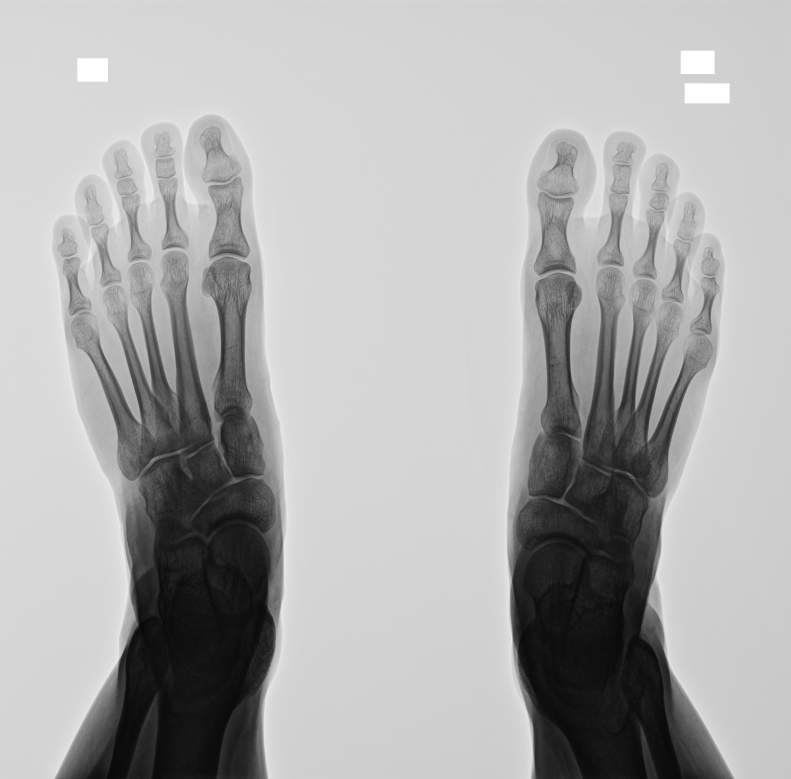
#> input picture segment-anything/src/images/part1.png, 2373 x 2336 px, found by its file name (shown at 1/3 size); its folder holds only this picture in this run
$ python test.py
#> lines starting #> are read from the running program, lines starting #| are printed output that depends on the picture; after the words box and inside, x2 and y2 are one past the last pixel; in counts of white or black regions, pixels touching at a corner belong together
### segment-anything/study/Preprocessing/preprocessing.py
import cv2
import os
import numpy as np


# 四角形角度を検出
def angle_between(p1, p2, p3):
    a = np.array(p1)
    b = np.array(p2)
    c = np.array(p3)
    ba = a - b
    bc = c - b
    cosine_angle = np.dot(ba, bc) / (np.linalg.norm(ba) * np.linalg.norm(bc))
    angle = np.arccos(cosine_angle)
    return np.degrees(angle)


# 四角形を画像から除去
def remove_squares(image):
    contours, _ = cv2.findContours(image, cv2.RETR_EXTERNAL, cv2.CHAIN_APPROX_SIMPLE)
    squares = []
    for cnt in contours:
        epsilon = 0.02 * cv2.arcLength(cnt, True)
        approx = cv2.approxPolyDP(cnt, epsilon, True)
        if len(approx) == 4:
            # 角度が90度に近いものを判断してそれを除去する
            angles = []
            for i in range(4):
                angle = angle_between(
                    approx[i % 4][0], approx[(i + 1) % 4][0], approx[(i + 2) % 4][0]
                )
                angles.append(angle)
            if all(85 <= angle <= 95 for angle in angles):
                squares.append(cnt)

    mask = np.zeros(image.shape, dtype=np.uint8)
    cv2.drawContours(mask, squares, -1, (255, 255, 255), -1)
    return cv2.inpaint(image, mask, 3, cv2.INPAINT_TELEA)


# 画像の直線を除去
def remove_long_lines(image, min_line_length, max_line_gap):
    lines = cv2.HoughLinesP(
        image,
        1,
        np.pi / 180,
        100,
        minLineLength=min_line_length,
        maxLineGap=max_line_gap,
    )

    if lines is not None:
        for line in lines:
            x1, y1, x2, y2 = line[0]
            cv2.line(image, (x1, y1), (x2, y2), (0, 0, 0), 2)
    return image


# エッジ画像の前処理
class PreprocessingCanny:
    def __init__(self, type, image, threshold1, threshold2):
        self.image = image
        self.threshold1 = threshold1
        self.threshold2 = threshold2
        self.type = type

    def process_image(self):
        smoothed_image = cv2.GaussianBlur(self.image, (3, 3), 0)

        edges = cv2.Canny(smoothed_image, self.threshold1, self.threshold2)
        dilate_kernel = np.ones((9, 9), np.uint8)

        if self.type == "HV":
            # HV
            dilated_edges = cv2.dilate(edges, dilate_kernel, iterations=1)

        elif self.type == "M1M5":
            # M1M5
            dilated_edges = cv2.dilate(edges, dilate_kernel, iterations=1)

        final_image = remove_squares(dilated_edges)
        final_image = remove_long_lines(
            final_image, min_line_length=2000, max_line_gap=0
        )
        return final_image


# 二値化画像の前処理
class PreprocessingBinary:
    # [21 lines left out: functions __init__, process_image, not called in this run]


# [59 lines that do not run on import are left out]

### segment-anything/study/detected_lengthA.py
import numpy as np
import os
import cv2
from Preprocessing.preprocessing import PreprocessingCanny


class GetLengthA:
    def __init__(self, image_path):
        self.image_path = image_path

    # 親指の先端(a)を検出する
    def detect_point_a(self, direction):
        image = cv2.imread(self.image_path, cv2.IMREAD_GRAYSCALE)
        preprocessing_canny = PreprocessingCanny(
            type="HV", image=image, threshold1=50, threshold2=180
        )
        self.canny = preprocessing_canny.process_image()
        height, width = self.canny.shape[:2]
        start_x = 0
        start_y = 0
        white_pixel_found = False

        y_range = range(0, height)
        x_range = (
            range(width // 2, width)
            if direction == "right"
            else range(width // 2, 0, -1)
        )

        for y in y_range:
            for x in x_range:
                pixel_color = self.canny[y, x]
                if pixel_color == 255 and not white_pixel_found:
                    start_x = x
                    start_y = y
                    white_pixel_found = True
                    break
            if white_pixel_found:
                break
        return (start_x, start_y)

    # 足の内輪郭線を検出し、親指の付け根の点(b)を検出する
    # [103 lines left out: functions detect_point_b, draw_vertical_line, get_length, not called in this run]


# [42 lines that do not run on import are left out]

### segment-anything/study/test.py
import os
import cv2
import numpy as np
import os
import matplotlib.pyplot as plt
import detected_lengthA


class Test_M1M2:
    # 対象の閾値以下の輝度値の部分を赤くマスクしてその重心を取得
    def make_red_mask(self, image, threshold):
        rgb_image = cv2.cvtColor(image, cv2.COLOR_GRAY2BGR)
        # 輝度値が閾値以下のピクセルを赤色にマスクする
        mask = image < threshold
        rgb_image[mask] = [0, 0, 255]
        num_labels, labels, stats, centroids = cv2.connectedComponentsWithStats(
            mask.astype(np.uint8)
        )

        # 面積が大きい順にラベルをソート
        sorted_labels = np.argsort(stats[1:, cv2.CC_STAT_AREA])[::-1] + 1

        # 上位2つのラベルに対して処理
        for label in sorted_labels[: min(2, len(sorted_labels))]:
            centroid = centroids[label]
            cv2.circle(
                rgb_image, (int(centroid[0]), int(centroid[1])), 10, (255, 0, 0), -1
            )

        # 重心が描画された赤いマスク画像と重心の座標を返す
        return rgb_image, sorted(
            [
                (int(centroids[label][0]), int(centroids[label][1]))
                for label in sorted_labels[: min(2, len(sorted_labels))]
            ],
            key=lambda x: x[0],  # x座標に基づいてソート
        )

    # 指定したy座標から画像を真横に切ってその輝度値を表示
    def make_hist(self, image, file_name, y_coord):
        row = image[y_coord, :]

        # x座標の値を生成（0から画像の幅-1まで）
        x_coords = range(row.shape[0])

        plt.figure(figsize=(12, 4))
        plt.plot(x_coords, row, color="blue")
        plt.title(f"Intensity Profile at y={y_coord}")
        plt.xlabel("x Coordinate")
        plt.ylabel("Pixel Value")
        plt.savefig(f"{file_name}_hist.png")
        plt.close()


if __name__ == "__main__":
    image_dir = "segment-anything/src/images"
    output_dir = "/home/kubota/study_backup1216/segment-anything/assets/test"
    if not os.path.exists(output_dir):
        os.mkdir(output_dir)

    test_M1M2 = Test_M1M2()

    for file_name in os.listdir(image_dir):
        input_image_path = os.path.join(image_dir, file_name)
        output_image_path = os.path.join(output_dir, file_name)

        original_image = cv2.imread(input_image_path, cv2.IMREAD_GRAYSCALE)
#> original_image is the input picture: shape (2336, 2373); min 8, max 255, mean 171.9
        denoised_image = cv2.medianBlur(original_image, 7)

        get_lengthA = detected_lengthA.GetLengthA(image_path=input_image_path)

        # 両足の先端検出
        (start_x_right, start_y_right) = get_lengthA.detect_point_a(direction="right")
#> in process_image, `edges = cv2.Canny(smoothed_image, self.threshold1, self.threshold2)`:
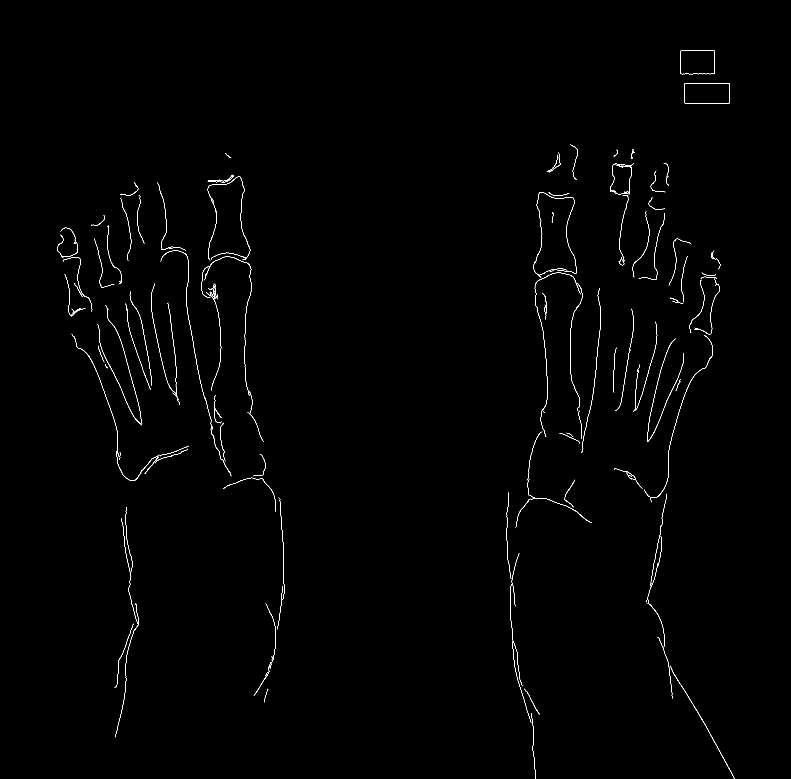
#> edges: shape (2336, 2373) (shown at 1/3 size); 0.43% white in thin lines or dots, all inside (x1, y1, x2, y2) = (171, 151, 2204, 2336)
#> in process_image, `dilated_edges = cv2.dilate(edges, dilate_kernel, iterations=1)`:
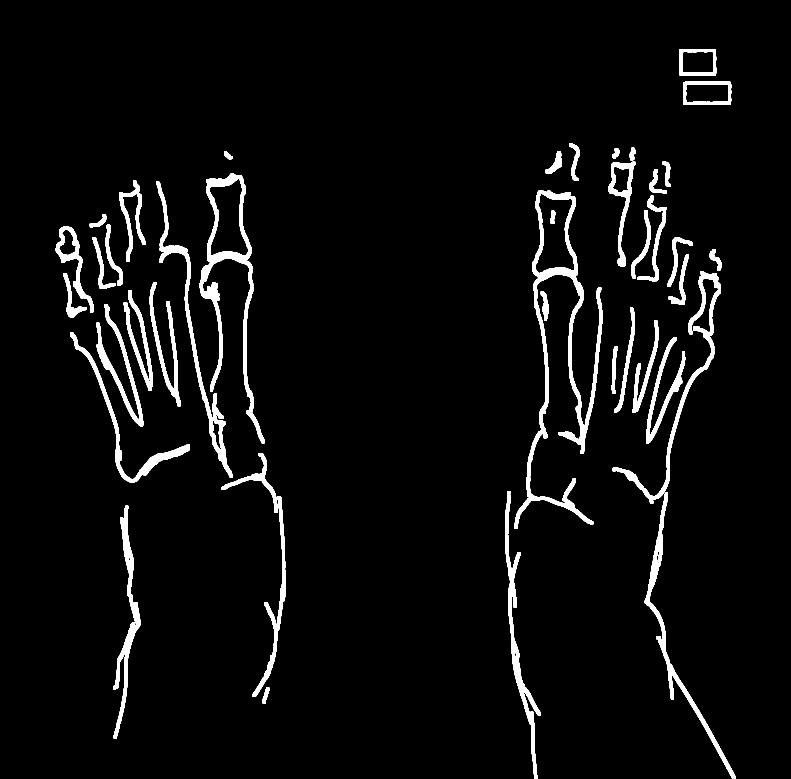
#> dilated_edges: shape (2336, 2373) (shown at 1/3 size); 4.2% white; 43 white regions
#> in remove_squares, `contours, _ = cv2.findContours(image, cv2.RETR_EXTERNAL, cv2.CHAIN_APP..`: contours = 42 contours; largest, box (x1, y1, x2, y2) and area: (1543, 572, 1807, 1587) 49134, (599, 520, 794, 1330) 37867, (468, 543, 698, 1433) 13154, (1838, 813, 2163, 1511) 13006, (1934, 1477, 2208, 2336) 12696
#> the loop in remove_squares, `for cnt in contours:` made 42 passes
#> epsilon on passes 1, 3, 4, 6, 8, 9, 10, 12: 2.45, 29.81, 44.9, 14.06, 26.83, 31.38, 17.83, 31.15
#> after the loop in remove_squares, `for cnt in contours:`: squares = 3 contours; box (x1, y1, x2, y2) and area: (2049, 245, 2194, 315) 9845, (2037, 147, 2149, 227) 8689, (1835, 1039, 1853, 1182) 1246
#> in remove_squares, `return cv2.inpaint(image, mask, 3, cv2.INPAINT_TELEA)`:
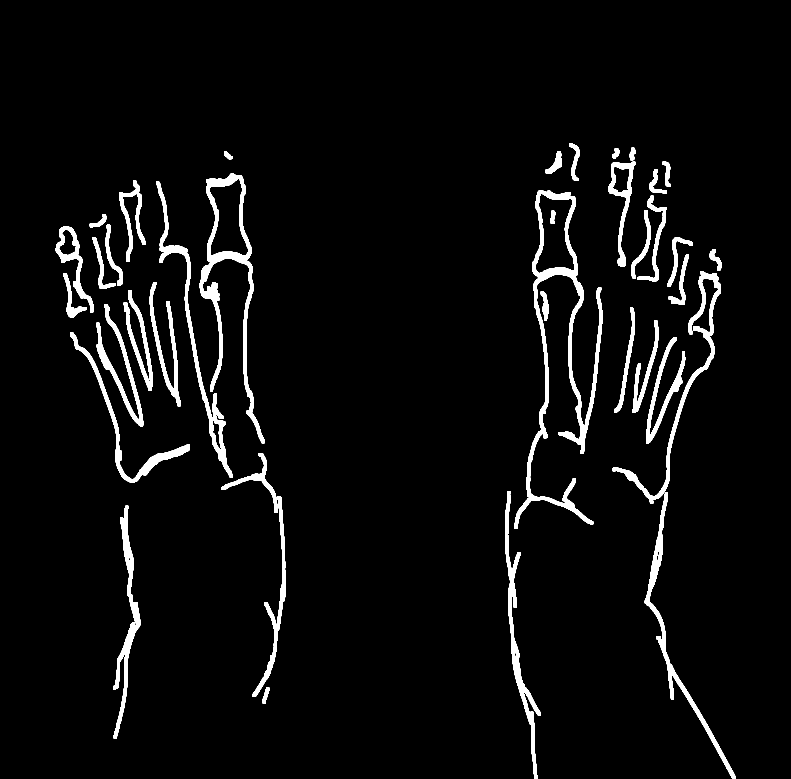
#> returned value: shape (2336, 2373) (shown at 1/3 size); 4.1% white; 40 white regions, largest, box (x1, y1, x2, y2) and area: (1543, 572, 1807, 1587) 33803, (599, 520, 794, 1330) 22339, (468, 543, 698, 1433) 14371
#> in remove_long_lines, `lines = cv2.HoughLinesP( image, 1, np.pi / 180, 100, minLineLength=min..`: lines = None
#> after the loop in detect_point_a, `for y in y_range:`: start_x = 1707; start_y = 429; white_pixel_found = True
#> start_x_right = 1707; start_y_right = 429
        (start_x_left, start_y_left) = get_lengthA.detect_point_a(direction="left")
#> the loop in remove_squares (call 2), `for cnt in contours:` made 42 passes
#> start_x_left = 680; start_y_left = 455

        redmask, centroid = test_M1M2.make_red_mask(original_image, threshold=30)
#> in make_red_mask, `mask = image < threshold`:
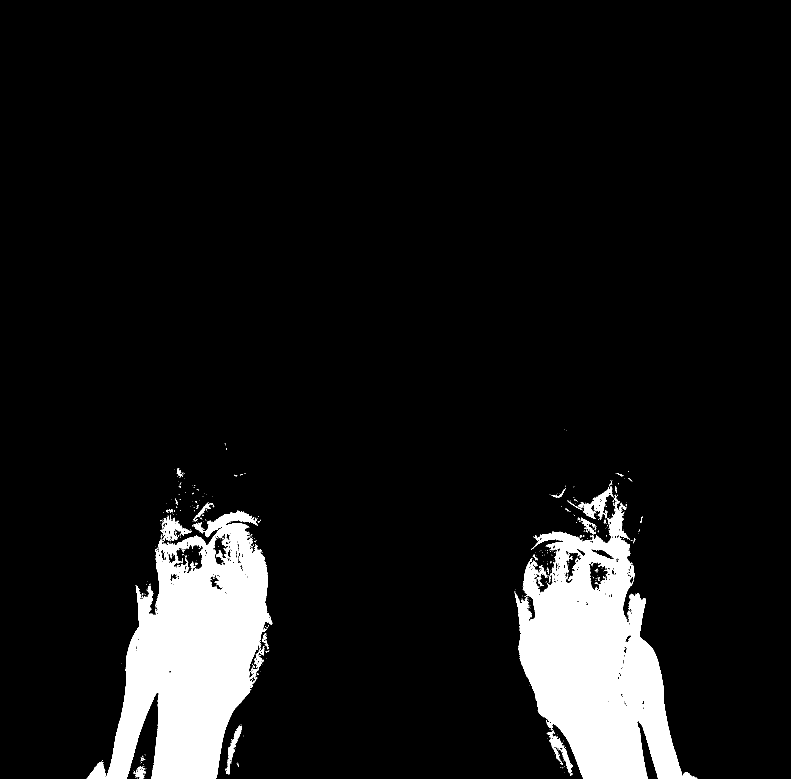
#> mask: shape (2336, 2373) bool (shown at 1/3 size); 8.6% white; 659 white regions (599 under 20 px), largest, box (x1, y1, x2, y2) and area: (260, 1531, 817, 2336) 232798, (1545, 1498, 2092, 2336) 230462, (1736, 1459, 1837, 1557) 2927
#> in make_red_mask, `num_labels, labels, stats, centroids = cv2.connectedComponentsWithStat..`:
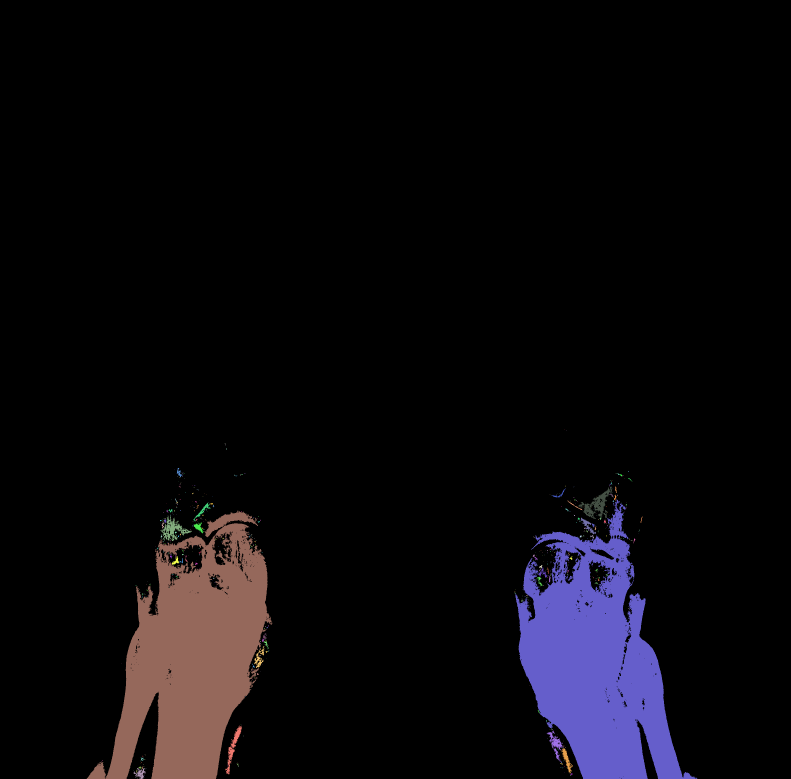
#> labels: shape (2336, 2373) int32 (shown at 1/3 size); 660 distinct labels, from 0 to 659; one colour per label, 0 black
#> in make_red_mask, `num_labels, labels, stats, centroids = cv2.connectedComponentsWithStat..`: num_labels = 660; stats = 660 rows, first 6: [0, 0, 2373, 2336, 5064255], [1693, 1288, 1, 1, 1], [1700, 1292, 1, 1, 1], [674, 1330, 2, 2, 3], [676, 1334, 2, 2, 3], [679, 1345, 2, 4, 6]; centroids = 660 pairs, first value 305.8 to 2082, second value 1091.3 to 2335
#> in make_red_mask, `sorted_labels = np.argsort(stats[1:, cv2.CC_STAT_AREA])[::-1] + 1`: sorted_labels = 659 values, max 659 at index 612, min 1 at index 359, mean 330
#> the loop in make_red_mask, `for label in sorted_labels[: min(2, len(sorted_labels))]:` made 2 passes
#> (label, centroid) on passes 1 to 2: (130, [579.2, 1968.5]), (78, [1788, 1989.3])
#> centroid = [(579, 1968), (1787, 1989)]

        centroid_left, centroid_right = centroid[0], centroid[1]
#> centroid_left = (579, 1968); centroid_right = (1787, 1989)

        # 赤いマスクの重心と足の先端からおおよその足の全長を計算
        full_length_left, full_length_right = (
            centroid_left[1] - start_y_left,
            centroid_right[1] - start_y_right,
        )
#> full_length_left = 1513; full_length_right = 1560

        line_left, line_right = (
            int(start_y_left + full_length_left * 0.4),
            int(start_y_right + full_length_right * 0.4),
        )
#> line_left = 1060; line_right = 1053

        cv2.circle(redmask, (start_x_left, start_y_left), 10, (255, 0, 0), -1)
        cv2.circle(redmask, (start_x_right, start_y_right), 10, (255, 0, 0), -1)
        cv2.line(redmask, (0, line_left), (10000, line_left), (0, 255, 0), 10)
        cv2.line(redmask, (0, line_right), (10000, line_right), (0, 255, 0), 10)

        cv2.imwrite(output_image_path, redmask)
        print(line_left, line_right)
#| 1060 1053

        # 画像のヒストグラムを作る
        test_M1M2.make_hist(
            original_image,
            os.path.join(output_dir, "original_" + file_name),
            y_coord=line_left,
        )
#> in make_hist, `row = image[y_coord, :]`: row = 2373 values, max 231 at index 198, min 46 at index 668, mean 178
#> in make_hist, `plt.savefig(f"{file_name}_hist.png")`:
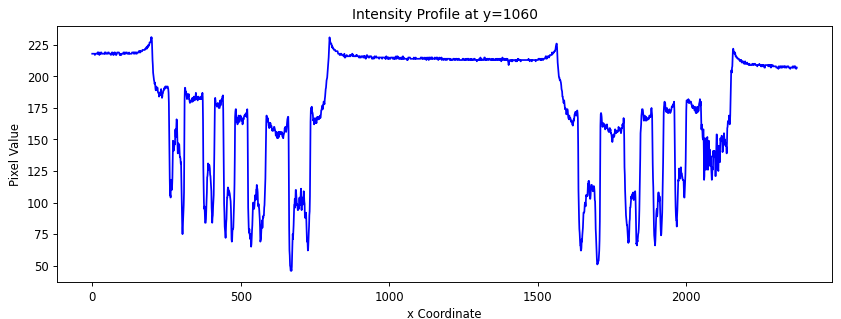
#> figure drawn by matplotlib, 1 panel; curve peaks at x = 198, y = 231

        test_M1M2.make_hist(
            denoised_image,
            os.path.join(output_dir, "denoised_" + file_name),
            y_coord=line_left,
        )
#> call 2 of make_hist, with y_coord = 1060
#> in make_hist (call 2), `row = image[y_coord, :]`: row = 2373 values, max 229 at index 198, min 47 at index 668, mean 178.1
#> in make_hist (call 2), `plt.savefig(f"{file_name}_hist.png")`:
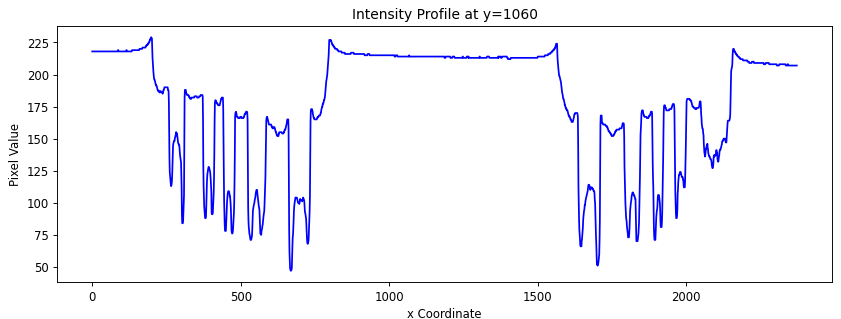
#> figure drawn by matplotlib, 1 panel; curve peaks at x = 198, y = 229
